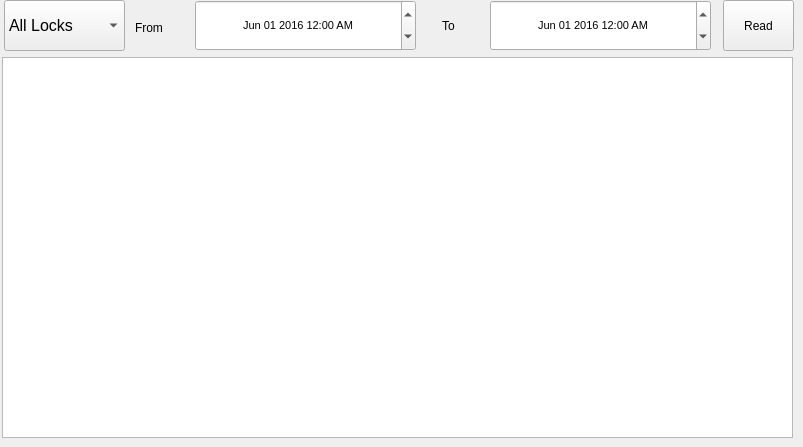
   <widget class="QWidget" name="tabCodes">
    <attribute name="title">
     <string>Codes</string>
    </attribute>
    <widget class="QTableWidget" name="tblCodesList">
     <property name="geometry">
      <rect>
       <x>2</x>
       <y>57</y>
       <width>791</width>
       <height>381</height>
      </rect>
     </property>
     <property name="font">
      <font>
       <pointsize>8</pointsize>
      </font>
     </property>
    </widget>
    <widget class="QDateTimeEdit" name="dtStartCodeList">
     <property name="geometry">
      <rect>
       <x>195</x>
       <y>0</y>
       <width>221</width>
       <height>51</height>
      </rect>
     </property>
     <property name="font">
      <font>
       <pointsize>8</pointsize>
      </font>
     </property>
     <property name="alignment">
      <set>Qt::AlignCenter</set>
     </property>
     <property name="buttonSymbols">
      <enum>QAbstractSpinBox::UpDownArrows</enum>
     </property>
     <property name="accelerated">
      <bool>true</bool>
     </property>
     <property name="showGroupSeparator" stdset="0">
      <bool>false</bool>
     </property>
     <property name="dateTime">
      <datetime>
       <hour>0</hour>
       <minute>0</minute>
       <second>0</second>
       <year>2016</year>
       <month>6</month>
       <day>1</day>
      </datetime>
     </property>
     <property name="minimumDateTime">
      <datetime>
       <hour>0</hour>
       <minute>0</minute>
       <second>0</second>
       <year>2016</year>
       <month>1</month>
       <day>1</day>
      </datetime>
     </property>
     <property name="maximumDate">
      <date>
       <year>2055</year>
       <month>12</month>
       <day>31</day>
      </date>
     </property>
     <property name="minimumDate">
      <date>
       <year>2016</year>
       <month>1</month>
       <day>1</day>
      </date>
     </property>
     <property name="currentSection">
      <enum>QDateTimeEdit::MonthSection</enum>
     </property>
     <property name="displayFormat">
      <string>MMM dd yyyy hh:mm AP</string>
     </property>
     <property name="calendarPopup">
      <bool>false</bool>
     </property>
    </widget>
    <widget class="QLabel" name="lblCodeFrom">
     <property name="geometry">
      <rect>
       <x>135</x>
       <y>17</y>
       <width>51</width>
       <height>21</height>
      </rect>
     </property>
     <property name="text">
      <string>From</string>
     </property>
    </widget>
    <widget class="QLabel" name="lblCodeTo">
     <property name="geometry">
      <rect>
       <x>442</x>
       <y>15</y>
       <width>41</width>
       <height>21</height>
      </rect>
     </property>
     <property name="text">
      <string>To</string>
     </property>
    </widget>
    <widget class="QPushButton" name="btnReadCodes">
     <property name="geometry">
      <rect>
       <x>723</x>
       <y>0</y>
       <width>71</width>
       <height>51</height>
      </rect>
     </property>
     <property name="text">
      <string>Read</string>
     </property>
    </widget>
    <widget class="QDateTimeEdit" name="dtEndCodeList">
     <property name="geometry">
      <rect>
       <x>490</x>
       <y>0</y>
       <width>221</width>
       <height>51</height>
      </rect>
     </property>
     <property name="font">
      <font>
       <pointsize>8</pointsize>
      </font>
     </property>
     <property name="alignment">
      <set>Qt::AlignCenter</set>
     </property>
     <property name="buttonSymbols">
      <enum>QAbstractSpinBox::UpDownArrows</enum>
     </property>
     <property name="accelerated">
      <bool>true</bool>
     </property>
     <property name="showGroupSeparator" stdset="0">
      <bool>false</bool>
     </property>
     <property name="dateTime">
      <datetime>
       <hour>0</hour>
       <minute>0</minute>
       <second>0</second>
       <year>2016</year>
       <month>6</month>
       <day>1</day>
      </datetime>
     </property>
     <property name="minimumDateTime">
      <datetime>
       <hour>0</hour>
       <minute>0</minute>
       <second>0</second>
       <year>2016</year>
       <month>1</month>
       <day>1</day>
      </datetime>
     </property>
     <property name="maximumDate">
      <date>
       <year>2055</year>
       <month>12</month>
       <day>31</day>
      </date>
     </property>
     <property name="minimumDate">
      <date>
       <year>2016</year>
       <month>1</month>
       <day>1</day>
      </date>
     </property>
     <property name="currentSection">
      <enum>QDateTimeEdit::MonthSection</enum>
     </property>
     <property name="displayFormat">
      <string>MMM dd yyyy hh:mm AP</string>
     </property>
     <property name="calendarPopup">
      <bool>false</bool>
     </property>
    </widget>
    <widget class="QComboBox" name="cbLockNum">
     <property name="geometry">
      <rect>
       <x>4</x>
       <y>0</y>
       <width>121</width>
       <height>51</height>
      </rect>
     </property>
     <property name="font">
      <font>
       <pointsize>12</pointsize>
      </font>
     </property>
     <item>
      <property name="text">
       <string>All Locks</string>
      </property>
     </item>
    </widget>
   </widget>
